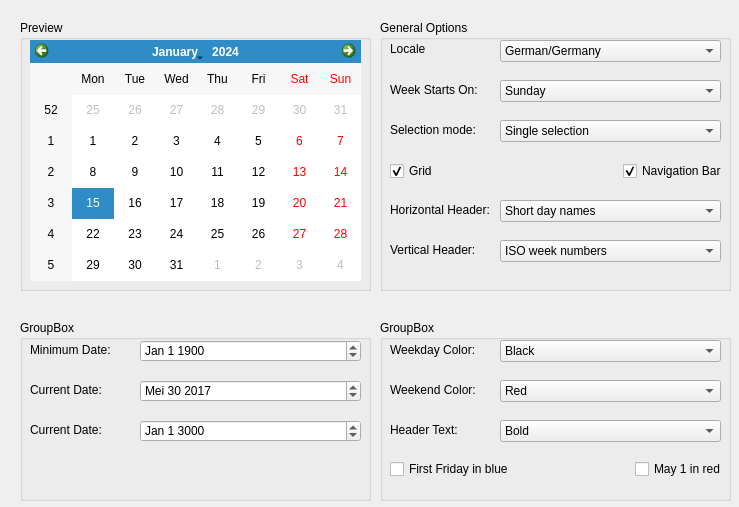
<?xml version="1.0" encoding="UTF-8"?>
<ui version="4.0">
 <class>Frame</class>
 <widget class="QFrame" name="Frame">
  <property name="geometry">
   <rect>
    <x>0</x>
    <y>0</y>
    <width>739</width>
    <height>507</height>
   </rect>
  </property>
  <property name="windowTitle">
   <string>Gracia Rizka Pasfica</string>
  </property>
  <widget class="QGroupBox" name="groupBox">
   <property name="geometry">
    <rect>
     <x>20</x>
     <y>20</y>
     <width>351</width>
     <height>271</height>
    </rect>
   </property>
   <property name="title">
    <string>Preview</string>
   </property>
   <widget class="QCalendarWidget" name="calendarWidget">
    <property name="geometry">
     <rect>
      <x>10</x>
      <y>20</y>
      <width>331</width>
      <height>241</height>
     </rect>
    </property>
   </widget>
  </widget>
  <widget class="QGroupBox" name="groupBox_2">
   <property name="geometry">
    <rect>
     <x>380</x>
     <y>20</y>
     <width>351</width>
     <height>271</height>
    </rect>
   </property>
   <property name="title">
    <string>General Options</string>
   </property>
   <widget class="QLabel" name="label">
    <property name="geometry">
     <rect>
      <x>10</x>
      <y>22</y>
      <width>54</width>
      <height>14</height>
     </rect>
    </property>
    <property name="text">
     <string>Locale</string>
    </property>
   </widget>
   <widget class="QComboBox" name="comboBox">
    <property name="geometry">
     <rect>
      <x>120</x>
      <y>20</y>
      <width>221</width>
      <height>22</height>
     </rect>
    </property>
    <property name="editable">
     <bool>false</bool>
    </property>
    <property name="currentText">
     <string>German/Germany</string>
    </property>
    <item>
     <property name="text">
      <string>German/Germany</string>
     </property>
    </item>
   </widget>
   <widget class="QComboBox" name="comboBox_2">
    <property name="geometry">
     <rect>
      <x>120</x>
      <y>60</y>
      <width>221</width>
      <height>22</height>
     </rect>
    </property>
    <property name="editable">
     <bool>false</bool>
    </property>
    <property name="currentText">
     <string>Sunday</string>
    </property>
    <item>
     <property name="text">
      <string>Sunday</string>
     </property>
    </item>
   </widget>
   <widget class="QLabel" name="label_2">
    <property name="geometry">
     <rect>
      <x>10</x>
      <y>62</y>
      <width>101</width>
      <height>16</height>
     </rect>
    </property>
    <property name="text">
     <string>Week Starts On:</string>
    </property>
   </widget>
   <widget class="QLabel" name="label_3">
    <property name="geometry">
     <rect>
      <x>10</x>
      <y>102</y>
      <width>101</width>
      <height>16</height>
     </rect>
    </property>
    <property name="text">
     <string>Selection mode:</string>
    </property>
   </widget>
   <widget class="QComboBox" name="comboBox_3">
    <property name="geometry">
     <rect>
      <x>120</x>
      <y>100</y>
      <width>221</width>
      <height>22</height>
     </rect>
    </property>
    <property name="editable">
     <bool>false</bool>
    </property>
    <property name="currentText">
     <string>Single selection</string>
    </property>
    <item>
     <property name="text">
      <string>Single selection</string>
     </property>
    </item>
   </widget>
   <widget class="QCheckBox" name="checkBox">
    <property name="geometry">
     <rect>
      <x>10</x>
      <y>142</y>
      <width>76</width>
      <height>18</height>
     </rect>
    </property>
    <property name="acceptDrops">
     <bool>false</bool>
    </property>
    <property name="text">
     <string>Grid</string>
    </property>
    <property name="checked">
     <bool>true</bool>
    </property>
   </widget>
   <widget class="QCheckBox" name="checkBox_2">
    <property name="geometry">
     <rect>
      <x>243</x>
      <y>142</y>
      <width>101</width>
      <height>18</height>
     </rect>
    </property>
    <property name="text">
     <string>Navigation Bar</string>
    </property>
    <property name="checked">
     <bool>true</bool>
    </property>
   </widget>
   <widget class="QLabel" name="label_4">
    <property name="geometry">
     <rect>
      <x>10</x>
      <y>182</y>
      <width>101</width>
      <height>16</height>
     </rect>
    </property>
    <property name="text">
     <string>Horizontal Header:</string>
    </property>
   </widget>
   <widget class="QComboBox" name="comboBox_4">
    <property name="geometry">
     <rect>
      <x>120</x>
      <y>180</y>
      <width>221</width>
      <height>22</height>
     </rect>
    </property>
    <property name="editable">
     <bool>false</bool>
    </property>
    <property name="currentText">
     <string>Short day names</string>
    </property>
    <item>
     <property name="text">
      <string>Short day names</string>
     </property>
    </item>
   </widget>
   <widget class="QLabel" name="label_5">
    <property name="geometry">
     <rect>
      <x>10</x>
      <y>222</y>
      <width>101</width>
      <height>16</height>
     </rect>
    </property>
    <property name="text">
     <string>Vertical Header:</string>
    </property>
   </widget>
   <widget class="QComboBox" name="comboBox_5">
    <property name="geometry">
     <rect>
      <x>120</x>
      <y>220</y>
      <width>221</width>
      <height>22</height>
     </rect>
    </property>
    <property name="editable">
     <bool>false</bool>
    </property>
    <property name="currentText">
     <string>ISO week numbers</string>
    </property>
    <item>
     <property name="text">
      <string>ISO week numbers</string>
     </property>
    </item>
   </widget>
  </widget>
  <widget class="QGroupBox" name="groupBox_3">
   <property name="geometry">
    <rect>
     <x>20</x>
     <y>320</y>
     <width>351</width>
     <height>181</height>
    </rect>
   </property>
   <property name="title">
    <string>GroupBox</string>
   </property>
   <widget class="QLabel" name="label_6">
    <property name="geometry">
     <rect>
      <x>10</x>
      <y>22</y>
      <width>91</width>
      <height>16</height>
     </rect>
    </property>
    <property name="text">
     <string>Minimum Date:</string>
    </property>
   </widget>
   <widget class="QSpinBox" name="spinBox">
    <property name="geometry">
     <rect>
      <x>120</x>
      <y>20</y>
      <width>221</width>
      <height>22</height>
     </rect>
    </property>
    <property name="suffix">
     <string> 1900</string>
    </property>
    <property name="prefix">
     <string>Jan </string>
    </property>
    <property name="value">
     <number>1</number>
    </property>
   </widget>
   <widget class="QLabel" name="label_7">
    <property name="geometry">
     <rect>
      <x>10</x>
      <y>62</y>
      <width>91</width>
      <height>16</height>
     </rect>
    </property>
    <property name="text">
     <string>Current Date:</string>
    </property>
   </widget>
   <widget class="QSpinBox" name="spinBox_2">
    <property name="geometry">
     <rect>
      <x>120</x>
      <y>60</y>
      <width>221</width>
      <height>22</height>
     </rect>
    </property>
    <property name="suffix">
     <string> 2017</string>
    </property>
    <property name="prefix">
     <string>Mei </string>
    </property>
    <property name="value">
     <number>30</number>
    </property>
   </widget>
   <widget class="QLabel" name="label_8">
    <property name="geometry">
     <rect>
      <x>10</x>
      <y>102</y>
      <width>91</width>
      <height>16</height>
     </rect>
    </property>
    <property name="text">
     <string>Current Date:</string>
    </property>
   </widget>
   <widget class="QSpinBox" name="spinBox_3">
    <property name="geometry">
     <rect>
      <x>120</x>
      <y>100</y>
      <width>221</width>
      <height>22</height>
     </rect>
    </property>
    <property name="suffix">
     <string> 3000</string>
    </property>
    <property name="prefix">
     <string>Jan </string>
    </property>
    <property name="value">
     <number>1</number>
    </property>
   </widget>
  </widget>
  <widget class="QGroupBox" name="groupBox_4">
   <property name="geometry">
    <rect>
     <x>380</x>
     <y>320</y>
     <width>351</width>
     <height>181</height>
    </rect>
   </property>
   <property name="title">
    <string>GroupBox</string>
   </property>
   <widget class="QLabel" name="label_9">
    <property name="geometry">
     <rect>
      <x>10</x>
      <y>22</y>
      <width>91</width>
      <height>16</height>
     </rect>
    </property>
    <property name="text">
     <string>Weekday Color:</string>
    </property>
   </widget>
   <widget class="QLabel" name="label_10">
    <property name="geometry">
     <rect>
      <x>10</x>
      <y>62</y>
      <width>91</width>
      <height>16</height>
     </rect>
    </property>
    <property name="text">
     <string>Weekend Color:</string>
    </property>
   </widget>
   <widget class="QLabel" name="label_11">
    <property name="geometry">
     <rect>
      <x>10</x>
      <y>102</y>
      <width>91</width>
      <height>16</height>
     </rect>
    </property>
    <property name="text">
     <string>Header Text:</string>
    </property>
   </widget>
   <widget class="QComboBox" name="comboBox_6">
    <property name="geometry">
     <rect>
      <x>120</x>
      <y>20</y>
      <width>221</width>
      <height>22</height>
     </rect>
    </property>
    <property name="editable">
     <bool>false</bool>
    </property>
    <property name="currentText">
     <string>Black</string>
    </property>
    <item>
     <property name="text">
      <string>Black</string>
     </property>
    </item>
   </widget>
   <widget class="QComboBox" name="comboBox_7">
    <property name="geometry">
     <rect>
      <x>120</x>
      <y>60</y>
      <width>221</width>
      <height>22</height>
     </rect>
    </property>
    <property name="editable">
     <bool>false</bool>
    </property>
    <property name="currentText">
     <string>Red</string>
    </property>
    <item>
     <property name="text">
      <string>Red</string>
     </property>
    </item>
   </widget>
   <widget class="QComboBox" name="comboBox_8">
    <property name="geometry">
     <rect>
      <x>120</x>
      <y>100</y>
      <width>221</width>
      <height>22</height>
     </rect>
    </property>
    <property name="editable">
     <bool>false</bool>
    </property>
    <property name="currentText">
     <string>Bold</string>
    </property>
    <item>
     <property name="text">
      <string>Bold</string>
     </property>
    </item>
   </widget>
   <widget class="QCheckBox" name="checkBox_3">
    <property name="geometry">
     <rect>
      <x>10</x>
      <y>140</y>
      <width>121</width>
      <height>18</height>
     </rect>
    </property>
    <property name="acceptDrops">
     <bool>false</bool>
    </property>
    <property name="text">
     <string>First Friday in blue</string>
    </property>
    <property name="checked">
     <bool>false</bool>
    </property>
   </widget>
   <widget class="QCheckBox" name="checkBox_4">
    <property name="geometry">
     <rect>
      <x>255</x>
      <y>140</y>
      <width>91</width>
      <height>18</height>
     </rect>
    </property>
    <property name="acceptDrops">
     <bool>false</bool>
    </property>
    <property name="text">
     <string>May 1 in red</string>
    </property>
    <property name="checked">
     <bool>false</bool>
    </property>
   </widget>
  </widget>
 </widget>
 <resources/>
 <connections/>
</ui>
